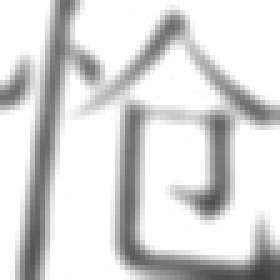
#> input picture trainingdata/img2/6006/6006_376.jpg, 56 x 56 px (shown 5 times larger); its folder holds only this picture in this run
$ python outputbuffer.py
#> lines starting #> are read from the running program, lines starting #| are printed output that depends on the picture
from __future__ import absolute_import
from __future__ import division
from __future__ import print_function

import gzip
import os
import sys
import time

import numpy
from PIL import Image
import numpy as np
from six.moves import urllib
from six.moves import xrange  # pylint: disable=redefined-builtin
import random

IMAGE_SIZE = 28
NUM_CHANNELS = 1
PIXEL_DEPTH = 255
NUM_LABELS = 256
TRAIN_SIZE = 1000   #one word
TEST_SIZE = 200     #one word
TRAINING_DIRECTORY = 'trainingdata/img2'
TESTING_DIRECTORY = 'testingdata/img2'

def load_data(filename,num_images,size):
    #Return a new array of given shape and type, without initializing entries.
#> called with filename = 'trainingdata/img2', num_images = 256000, size = 300
    data = np.empty((num_images,IMAGE_SIZE,IMAGE_SIZE,1),dtype='uint8')
    label = np.empty((num_images,),dtype='uint16')
    datadisorder = np.empty((num_images,IMAGE_SIZE,IMAGE_SIZE,1),dtype='uint8');
    labeldisorder = np.empty((num_images,), dtype='uint16')
    #dirs = os.listdir('training data/img2')
    dirs = os.listdir(filename)
    numofdirs = len(dirs)
    #numofdirs = num_images//size
    for i in range(numofdirs):
        filepath = os.path.join(filename, dirs[i])
        imgs =  os.listdir(filepath)
        numofimgs = len(imgs)
        for j in range(numofimgs):
            img = Image.open(os.path.join(filepath, imgs[j])).convert('L')
#> img is the input picture: PIL image 56x56 L; min 63, max 255, mean 216.7
            img = img.resize((IMAGE_SIZE,IMAGE_SIZE))
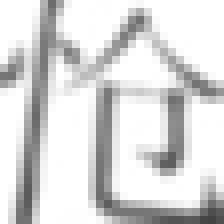
#> img: PIL image 28x28 L (shown 8 times larger); min 67, max 255, mean 216.4
            arr = np.asarray(img,dtype='uint8')
            #arr = (arr - (PIXEL_DEPTH / 2.0)) / PIXEL_DEPTH
            data[i*size+j,:,:,0] = arr
            label[i*size+j] = i #int(dirs[i],16)
#> pass 2 of the loop in load_data, `for i in range(numofdirs):`:
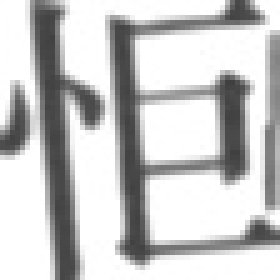
#> input picture trainingdata/img2/6007/6007_66.jpg, 56 x 56 px (shown 5 times larger)
#> in load_data, img is the input picture: PIL image 56x56 L; min 64, max 255, mean 199.3
#> in load_data, `img = img.resize((IMAGE_SIZE,IMAGE_SIZE))`:
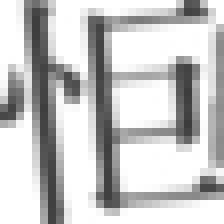
#> img: PIL image 28x28 L (shown 8 times larger); min 60, max 255, mean 198.6
#> pass 3 of the loop in load_data, `for i in range(numofdirs):`:
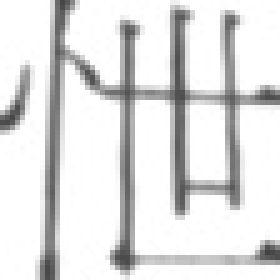
#> input picture trainingdata/img2/6008/6008_186.jpg, 56 x 56 px (shown 5 times larger)
#> in load_data, img is the input picture: PIL image 56x56 L; min 67, max 255, mean 224.2
#> in load_data, `img = img.resize((IMAGE_SIZE,IMAGE_SIZE))`:
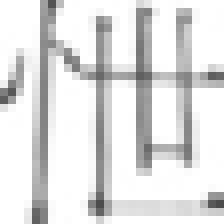
#> img: PIL image 28x28 L (shown 8 times larger); min 76, max 255, mean 223.6
            #print hex(label[i*1000+j])
    arraylist = np.arange(num_images)
    random.shuffle(arraylist)
    random.shuffle(arraylist)
    for i in range(num_images):
        datadisorder[i,...]  = data[arraylist[i],...]
        labeldisorder[i,...] = label[arraylist[i],...]
    return datadisorder,labeldisorder
train_data, train_labels = load_data(TRAINING_DIRECTORY, TRAIN_SIZE * NUM_LABELS, 300)
#> (the run stopped early here; a loop or call above may not have finished)
